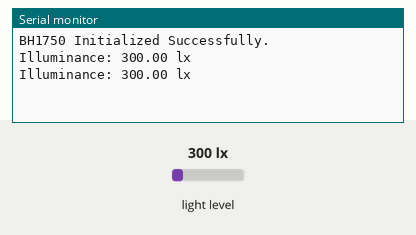
This program was run on a simulated Arduino Uno, built with avr-gcc and run on an emulated ATmega328P. Parts: the last lines printed to the serial monitor. The inputs (shaded band) are chosen by the test bench; at power-on: light level 300 lx.

Above: at 1.8 s.
1.9 s: light level set to 40 lx
At 2.8 s:
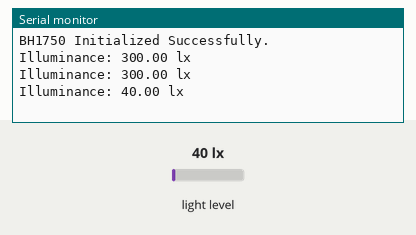
3.4 s: light level set to 500 lx
At 4.7 s:
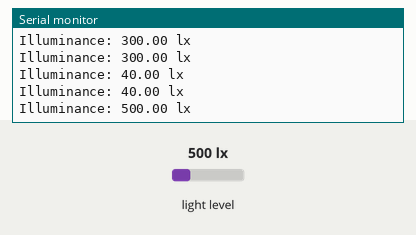
Timing chart, 0 to 6.4 s (numbered marks = the images above; inputs shaded):
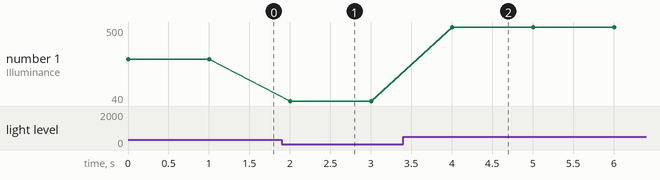

The program:

main.cpp
```cpp
/*
 * ==================================================================================
 * PROJECT: Low-Cost Photometric Setup - BH1750 Sensor
 * DESCRIPTION: Digital Light Intensity Measurement for Laboratory Applications
 * ----------------------------------------------------------------------------------
 * SENSOR CONFIGURATION REFERENCE:
 * ----------------------------------------------------------------------------------
 * 1. MEASUREMENT MODES (Parameters for lightMeter.begin()):
 * These constants define the resolution and frequency of data acquisition.
 * - BH1750::CONTINUOUS_HIGH_RES_MODE   | 1.0 lx resolution | 120ms scan             (Default)
 * - BH1750::CONTINUOUS_HIGH_RES_MODE_2 | 0.5 lx resolution | 120ms scan
 * - BH1750::CONTINUOUS_LOW_RES_MODE    | 4.0 lx resolution | 16ms scan
 * - BH1750::ONE_TIME_HIGH_RES_MODE     | 1.0 lx res (powers down after measurement)
 * - BH1750::ONE_TIME_HIGH_RES_MODE_2   | 0.5 lx res (powers down after measurement)
 * - BH1750::ONE_TIME_LOW_RES_MODE      | 4.0 lx res (powers down after measurement)
 *
 * 2. SENSITIVITY ADJUSTMENT (MTreg):
 * Use lightMeter.setMTreg(value) to calibrate for extreme lighting.
 * - Accepted Range: 31 to 254 (Integer)
 * - Default Value: 69
 * - Higher values (e.g., 200): Increase sensitivity for very low-light environments.
 * - Lower values (e.g., 32): Decrease sensitivity for high-intensity light sources.
 * ==================================================================================
 */

#include <Arduino.h>
#include <Wire.h>
#include <BH1750.h>

// Instantiate the sensor object
BH1750 lightMeter;

void setup() {
    // Initialize Serial Communication at 115200 Baud Rate
    Serial.begin(115200);

    // Initialize I2C Bus (A4 = SDA, A5 = SCL)
    Wire.begin();


    //SENSOR INITIALIZATION: Parameters: Select one mode from the table above.
    bool status = lightMeter.begin(BH1750::CONTINUOUS_HIGH_RES_MODE);

    if (status) {
        Serial.println(F("BH1750 Initialized Successfully."));
    } else {
        Serial.println(F("Initialization Error. Check wiring (VCC, GND, SDA, SCL)."));
        while (1); // Halt execution if sensor is not found
    }


    //OPTIONAL: SENSITIVITY ADJUSTMENT: Change the value on the line below to change sensitivity (Value range: 31 - 254)
    lightMeter.setMTreg(69);
}

void streamDataContinuously(){
    // Acquire light intensity level in Lux (lx)
    float lux = lightMeter.readLightLevel();

    // Output data to Serial Monitor
    Serial.print(F("Illuminance: "));
    Serial.print(lux);
    Serial.println(F(" lx"));

    // Sampling interval: 1000 milliseconds (1 second)
    delay(1000);
}

void captureSingleSample() {
    // Check if there is any data waiting in the Serial buffer
    if (Serial.available() > 0) {
        // Read the incoming character
        char incomingByte = Serial.read();

        // Trigger the reading if 'y' or 'Y' is pressed
        if (incomingByte == 'y' || incomingByte == 'Y') {

            Serial.println(F(">> Initiating sample acquisition..."));

            // Acquire light intensity level in Lux (lx)
            float lux = lightMeter.readLightLevel();

            // Output data to Serial Monitor
            Serial.print(F("Illuminance: "));
            Serial.print(lux);
            Serial.println(F(" lx"));

            Serial.println(F(">> Capture complete. Waiting for next command."));
        }
        else {
            // Optional: Handle invalid keys to guide the researcher
            Serial.println(F("Invalid command. Please press 'y' to capture a sample."));
        }

        // Clear any remaining characters in the buffer (like line endings)
        while(Serial.available() > 0) { Serial.read(); }
    }
}

void loop() {
    // Mode A is ACTIVE (no slashes)
    streamDataContinuously();

    // Mode B is INACTIVE (starts with //)
    // captureSingleSample();
}
```

Measured:
- after the input at 1.9 s, the serial monitor: prints a new line after 0.10 s (image 1)
- after the input at 3.4 s, the serial monitor: prints a new line after 0.61 s (image 2)
- plotted number 1: 300 → 40 after the input at 1.9 s, 40 → 500 after the input at 3.4 s
